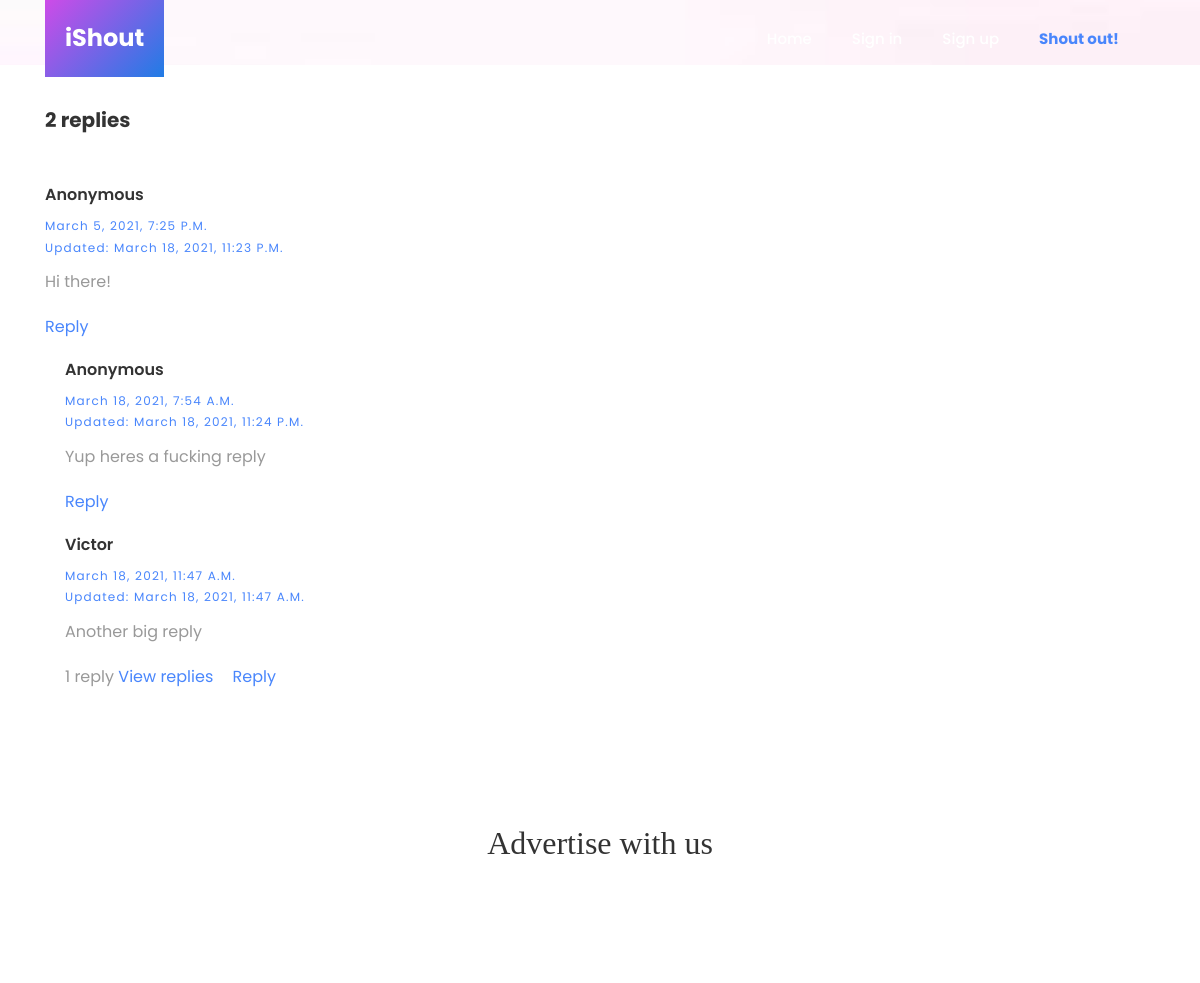
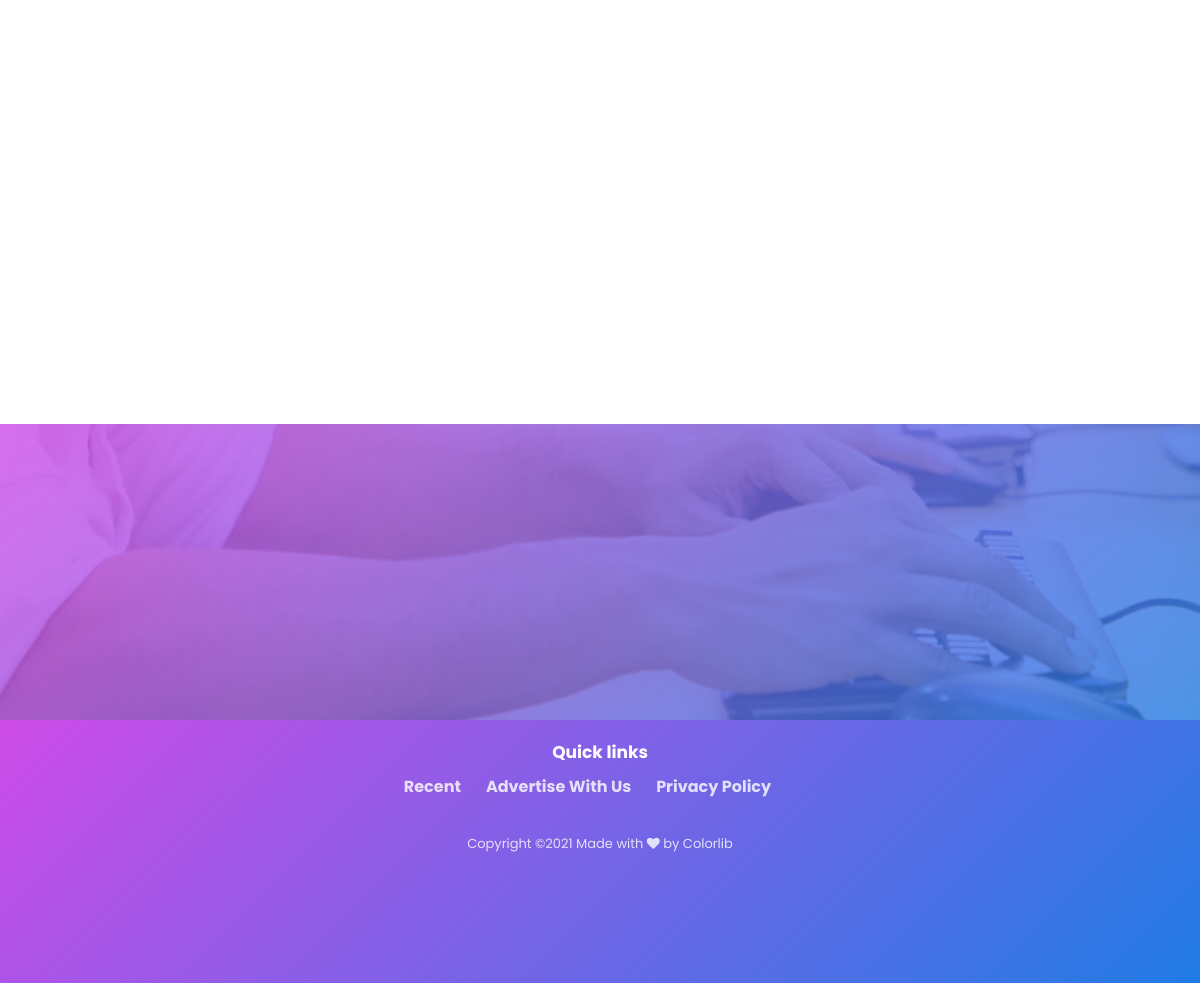
/comment/5/96/replies, run on the app's committed database (2 pictures, top to bottom).
### Comment/models.py (models this page shows, shortened)
class Comment(models.Model):
    STATUS_CHOICES = (
        ('active', 'Active'),
        ('inactive', 'Inactive')
    )
    author = models.ForeignKey(User, null=True, on_delete=models.SET_NULL, related_name='comments')
    status = models.CharField(max_length=10, choices=STATUS_CHOICES, default="inactive")
    parent = models.ForeignKey('self', on_delete=models.CASCADE, null=True, blank=True)
    post = models.ForeignKey(Post, on_delete=models.CASCADE, null=True, blank=True)
    published = models.DateTimeField(auto_now_add=True)
    updated = models.DateTimeField(auto_now=True)
    body = models.TextField()

### Comment/views.py (the view)
# urls.py: path('<int:pk>/96/replies', views.replies, name="replies"),
def replies(request, pk):
    reply = Comment.objects.get(id=pk) #Getting the comment with replies user wants to view
    variable_swap = reply
    parent_list = []
    while variable_swap:    #Loop is getting all parents of reply in line(-2) up
        parent_list.insert(0, variable_swap)
        variable_swap = variable_swap.parent
    context = {
        'reply':reply,
        'parents':parent_list
    }
    return render(request, "comment/replies.html", context)

### Main/templates/comment/replies.html (shortened to what this page needs)
{% extends 'base.html' %}
{% load static %}
{% block content %}
    <section class="hero-wrap" style="height: 65px; background-image: url({% static 'images/background.jpg' %});">
    </section>
    <section class="ftco-section ftco-no-pt ftco-no-pb">
        <div class="container">
            <h3 class="mb-5" style="font-size: 20px; font-weight: bold; padding-top:40px;">{{ reply.comment_set.count }} repl{{ reply.comment_set.count|pluralize:'y,ies' }}</h3>
            <ul class="comment-list">
                {% for parent in parents %}
                <div class="comment" style="width: calc(100% - 80px);">
                    <h3 style="font-size: 16px; font-weight: 600; text-transform: capitalize;">
                    {% if not parent.author %}
                        Anonymous
                    {% else %}
                        {{ parent.author }}
                    {% endif %}
                    </h3>
                <div class="meta" style="text-transform: capitalize; font-size: 12px; letter-spacing: .1em; color: #4986fc; display: block; margin-bottom: 10px;">
                <div>{{ parent.published }}</div>
                <div>Updated: {{ parent.updated }}</div>
                </div>
                    <p>{{ parent.body }}</p>
                    <p>
                        <a href="{% url 'comment:create' parent_id=parent.id parent='comment' %}?next={{ request.get_full_path }}" style="margin-right:7px;">Reply</a>
                    </p>
                </div>
                {% endfor %}
            </ul>
            <ul class="comment-list">
                {% for subreply in reply.comment_set.all %}
                <div class="comment" style="width: calc(100% - 80px); padding-left:20px;">
                    <h3 style="font-size: 16px; font-weight: 600; text-transform: capitalize;">
                    {% if not subreply.author %}
                        Anonymous
                    {% else %}
                        {{ subreply.author }}
                    {% endif %}
                    </h3>
                <div class="meta" style="text-transform: capitalize; font-size: 12px; letter-spacing: .1em; color: #4986fc; display: block; margin-bottom: 10px;">
                    <div>{{ subreply.published }}</div>
                    <div>Updated: {{ subreply.updated }}</div>
                </div>
                    <p>{{ subreply.body }}</p>
                    <p>
                        {% if subreply.comment_set.all %}{{ subreply.comment_set.count }} repl{{ subreply.comment_set.count|pluralize:"y,ies" }} <a style="margin-right:15px;" href="{% url 'comment:replies' subreply.id %}">View replies</a>{% endif %}
                        <a href="{% url 'comment:create' parent_id=subreply.id parent='comment' %}?next={{ request.get_full_path }}">Reply</a>
                    </p>
                </div>
                {% endfor %}
            </ul>
        </div>
    </section>
{% endblock %}

### data on the page
Comment: comment_set.count "2", shows "Anonymous", published "March 5, 2021, 7:25 P.m.", updated "March 18, 2021, 11:23 P.m.", body "Hi there!"
Comment: shows "Anonymous", published "March 18, 2021, 7:54 A.m.", updated "March 18, 2021, 11:24 P.m.", body "Yup heres a fucking reply"
Comment: author "Victor", published "March 18, 2021, 11:47 A.m.", updated "March 18, 2021, 11:47 A.m.", body "Another big reply", comment_set.count "1"
